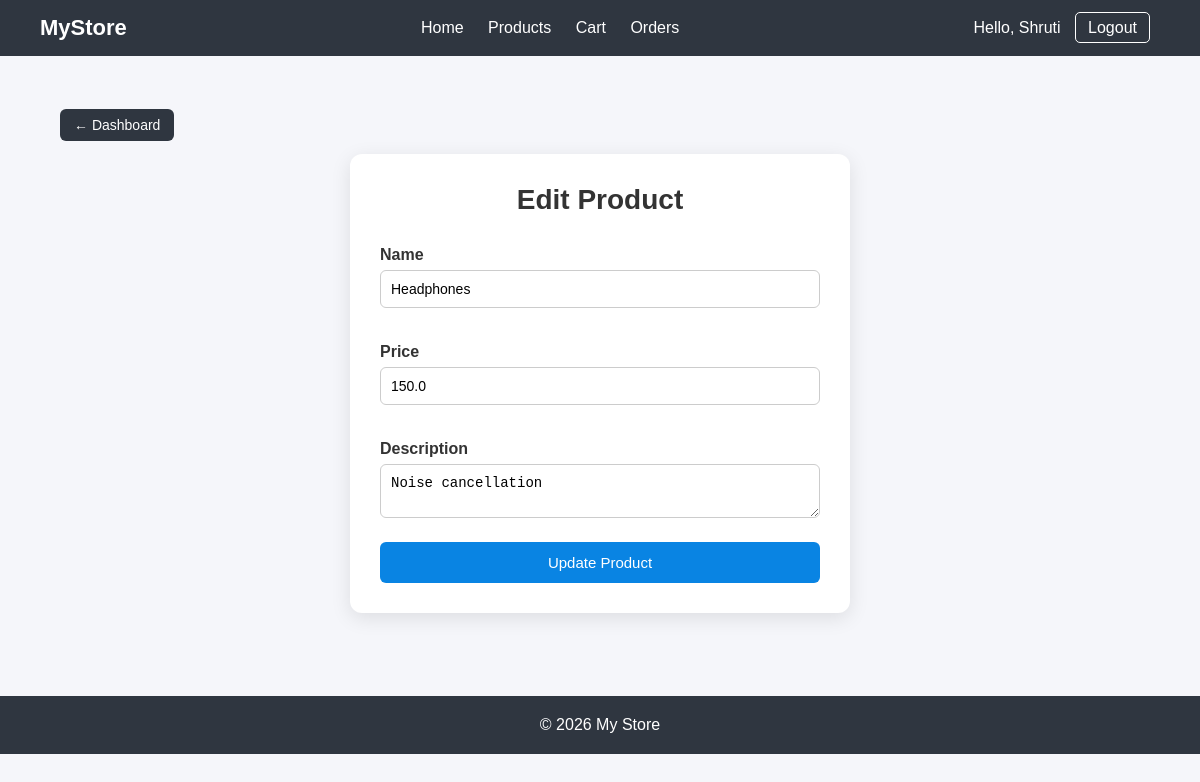
The app's page /admin/edit-product/2 (signed in) with its own data.
### tables this page shows
CREATE TABLE products (
    id INTEGER PRIMARY KEY AUTOINCREMENT,
    name TEXT NOT NULL,
    price REAL NOT NULL,
    description TEXT
);

### app/routes.py (the view, shortened to what this page needs)
@main.route('/admin/edit-product/<int:id>', methods=['GET', 'POST'])
@login_required
def edit_product(id):
    from database.db import get_connection
    connection = get_connection()
    cursor = connection.cursor()
    if id > 0:
        cursor.execute("SELECT * FROM products WHERE id = ?", (id,))
        product = cursor.fetchone()
        connection.close()
        return render_template("admin/edit_product.html",product=product)
    return redirect(url_for('main.products'))

### app/routes.py (called while the page is built)
def login_required(f):
    @wraps(f)
    def wrapper(*args, **kwargs):
        if 'user_id' not in session:
            return redirect(url_for('main.login'))
        return f(*args, **kwargs)
    return wrapper

### database/db.py (called while the page is built)
def get_connection():
    connection = sqlite3.connect('database/store.db')
    connection.row_factory = sqlite3.Row
    return connection

### templates/admin/edit_product.html
{% extends "admin/admin_base.html" %}
{% block admin_content %}
<div class="admin-form-card">
    <h2 class="admin-title">Edit Product</h2>
    <form method="POST" class="admin-form">
        <div class="form-group">
            <label>Name</label>
            <input type="text" name="name" value="{{ product[1] }}">
        </div>
        <div class="form-group">
            <label>Price</label>
            <input type="number" name="price" value="{{ product[2] }}">
        </div>
        <div class="form-group">
            <label>Description</label>
            <textarea name="description">{{ product[3] }}</textarea>
        </div>
        <button type="submit" class="admin-btn">Update Product</button>
    </form>
</div>
{% endblock %}

### static/style.css (style rules this page uses)
* { margin: 0; padding: 0; box-sizing: border-box; }
body { font-family: Arial, sans-serif; background: #f5f6fa; color: #333; }
form input { width: 100%; padding: 10px; margin-bottom: 15px; border: 1px solid #ccc; border-radius: 5px; }
form button { width: 100%; padding: 10px; background: #0984e3; border: none; color: white; border-radius: 5px; cursor: pointer; }

### static/admin.css (style rules this page uses)
.admin-title { font-size: 28px; margin-bottom: 30px; text-align: center; }
.admin-form-card { max-width: 500px; margin: auto; background: white; padding: 30px; border-radius: 12px; box-shadow: 0 5px 20px rgba(0,0,0,0.08); }
.admin-form { display: flex; flex-direction: column; }
.form-group { margin-bottom: 20px; }
.form-group label { font-weight: bold; margin-bottom: 6px; display: block; }
.admin-form input, .admin-form textarea { width: 100%; padding: 10px; border: 1px solid #ccc; border-radius: 6px; font-size: 14px; }
.admin-btn { padding: 12px; background: #2f3640; color: white; border: none; border-radius: 6px; cursor: pointer; font-size: 15px; transition: background 0.2s; }
.admin-form-card { max-width: 500px; margin: auto; background: white; padding: 30px; border-radius: 12px; box-shadow: 0 5px 20px rgba(0,0,0,0.1); }
.admin-btn { padding: 12px; background: #0984e3; color: white; border: none; border-radius: 6px; font-size: 15px; cursor: pointer; transition: background 0.2s; }

### records on screen
products: name "Headphones", price "150.0", description "Noise cancellation"

### other values on screen
{{ session.get('user_name') }} "Shruti"
